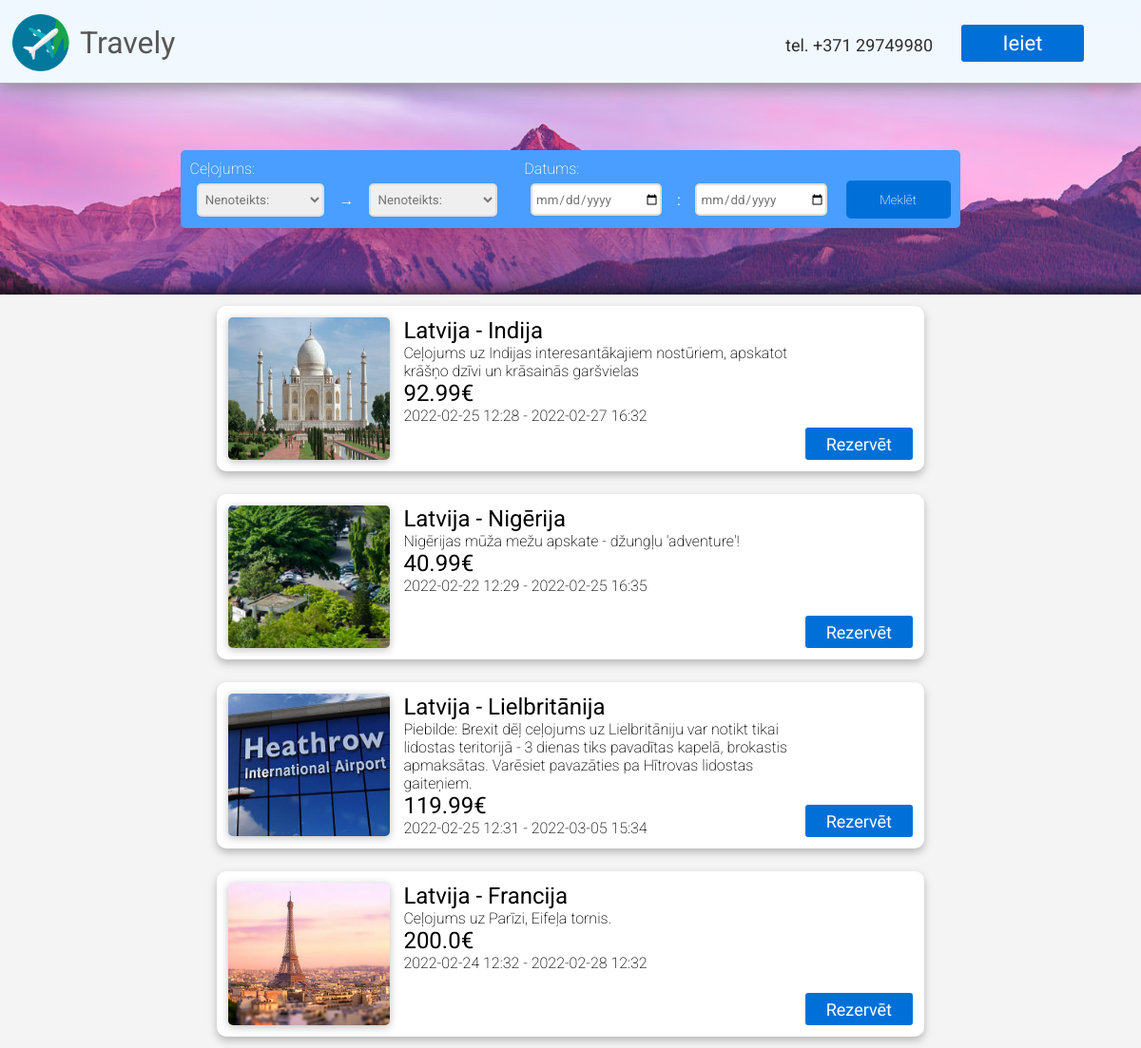
Page /catalogue on the committed database.
### models.py (models this page shows, shortened)
class Trip(db.Model):
    id = db.Column(db.Integer, primary_key=True)
    agency_id = db.Column(db.Integer, db.ForeignKey("agency.id"))
    country_from = db.Column(db.Integer)
    country_to = db.Column(db.Integer)
    date_from = db.Column(db.DateTime)
    date_to = db.Column(db.DateTime)
    description = db.Column(db.String(280))
    cost = db.Column(db.Float)
    ticket_amount = db.Column(db.Integer)
    views = db.Column(db.Integer)
    img_file = db.Column(db.String(20), nullable=False, default='default.jpg')

class Country(db.Model):
    id = db.Column(db.Integer, primary_key=True)
    country = db.Column(db.String(48), nullable=False)
    abbreviation = db.Column(db.String(2), nullable=False)

### main.py (the view)
@app.route('/catalogue')
def celojumi():
    return render_template("catalogue.html", trips = Trip.query.all(), countries = Country.query.all(), is_admin = is_user_admin())

### main.py (called while the page is built)
def is_user_logged():
    try:
        return True if session['user'] != None else False
    except:
        return False

def is_user_admin():
    return True if is_user_logged() and User.query.filter_by(id=session['user']).first().role_id != 0 else False

### templates/catalogue.html (shortened to what this page needs)
{% extends "index.html" %}
{% block content %}
<div id="search-bar-back" class="one-pixel-search-back">
    <div class="catalogue-search-page">
        <div>
            <p>Ceļojums:</p>
            <div>
                <select name="from" id="from">
                    <option value="">Nenoteikts:</option>
                </select>
                →
                <select name="to" id="to">
                    <option value="">Nenoteikts:</option>
                </select>
            </div>
        </div>
        <div>
            <p>Datums:</p>
            <div>
                <input id="from_date" type="date" placeholder="No">
                :
                <input id="to_date" type="date" placeholder="Līdz">
            </div>
        </div>
        <button id="submit-button" class="search-button" type="submit">Meklēt</button>
    </div>
</div>
<div id="catalogue-list">
    {% if trips %}
        {% for trip in trips %}
            <div class="catalogue-list-element">
                <img src="{{ url_for('static', filename='/images/destinations/' + trip.img_file) }}" class="catalogue-list-element-img">
                <div class="catalogue-list-element-text">
                    <h2>
                        {% for country in countries %}
                            {% if country.id == trip.country_from %}
                                {{ country.country }} -
                            {% endif %}
                        {% endfor %}
                        {% for country in countries %}
                            {% if country.id == trip.country_to %}
                                {{ country.country }}
                            {% endif %}
                        {% endfor %}
                    </h2>
                    <p>{{ trip.description }}</p>
                    <h2>{{ trip.cost }}€</h2>
                    <p>{{ trip.date_from.strftime("%Y-%m-%d %H:%M") }} - {{ trip.date_to.strftime("%Y-%m-%d %H:%M") }}</p>
                </div>
                <a href="/reservation/{{ trip.id }}" class="button" id="button-reserve">Rezervēt</a>
            </div>
        {% endfor %}
    {% endif %}
</div>
{% endblock %}

### templates/index.html (shortened to what this page needs)
<!DOCTYPE html>
<html lang="en">
<head>
    <link rel="stylesheet" href="../static/css/stylesheet.css">
</head>
<body>
    <div id="body-wrap">
        <header id="header-main">
            <a href="/" style="margin-left: 1%;"><img id="logo" src="../static/images/png.png" width="60" height="60" /></a>
            <a href="/" id="title">Travely</a>
            <a href="tel:+37129749980" id="number">tel. +371 29749980</h1>
            {% if session['user'] %}
                {% if is_admin %}
                    <a href="/admin" class="button" id="button-admin">admin</a>
                {% endif %}
                <a href="/profile" class="button" id="button-login" style="margin-right: 0.5%;">Profils</a>
                <a href="/logout" class="button" id="button-logout">Izrakstīties</a>
            {% else %}
                <a href="/login" class="button" id="button-login">Ieiet</a>
            {% endif %}
        </header>
        {% block content %}{% endblock %}
    </div>
</body>
</html>

### static/css/stylesheet.css (style rules this page uses)
* { margin:0; padding:0; }
body { font-family: 'Roboto', sans-serif; color:#575757; background-image: linear-gradient(aliceblue, white); background-repeat: no-repeat; }
h2 { font-weight: 400; }
p { font-weight: 200; }
a { text-decoration: none; }
a.button { display: inline-block; color: white !important; text-align: center; font-size: 22px !important; font-family: Thasadith; text-decoration: none; line-height: 42px; font-weight: normal !important; background-color: #0070D8; border-radius: 3px; padding-right: 22px; padding-left: 22px; padding-top: 2px; padding-bottom: 2px; }
#body-wrap { margin-left: auto; margin-right: auto; background-image: linear-gradient(aliceblue, white); background-repeat: no-repeat; max-width: 1919px; }
#logo { margin-top: 15px; margin-left: 1%; src: url(../images/background.png); }
#title { text-decoration: none; color: #575757; margin-left: 1%; vertical-align: text-bottom; font-weight: normal; font-size: 32px; line-height: 90px; }
#number { line-height: 96px; text-align:right; margin-left:auto; margin-right: 30px; font-size: 18px; color: #2e2e2e; }
#button-login { height:35px; width:85px; line-height: 35px; margin-top: 26px; margin-right:5%; border-radius: 3px; }
header { position: relative; display:flex; width: 100%; height: 75px; border-bottom: 1px solid #ADADAD; justify-content: center; box-shadow: 1px 1px 20px rgb(124, 124, 124); padding-bottom: 1%; }
#search-bar-back { display: flex; align-items: center; background-image: url(../images/search_bar_back_main.png); background-repeat: no-repeat; height: 222px; background-position: 50%; box-shadow: inset 0px -30px 20px -30px #000000; }
.catalogue-search-page { display: flex; background-color: rgb(73, 158, 255); width: 800px; margin-left: auto; margin-right: auto; padding: 10px; border-radius: 5px; align-items: flex-end; }
.catalogue-search-page > div { display: flex; justify-content: start; flex-wrap: wrap; }
.catalogue-search-page > div > p { color: white; }
.catalogue-search-page > div > div { display: flex; flex-direction: row; margin-left: 2%; gap: 5%; margin-top: 1%; height: 40px; color: white; align-items: center; }
.catalogue-search-page > div > div > select, .catalogue-search-page > div > div > input { border-radius: 5px; outline: none; border: 2px solid #dfdfdf; color: #757575; height: 30px; padding-left: 1%; font-family: 'Roboto', sans-serif; width: 150px; cursor: pointer; }
.catalogue-search-page > div > div > select { height: 35px; }
.catalogue-search-page > div > div > input::placeholder { color: #c1c2c4; }
.catalogue-search-page > button { border-radius: 5px; outline: none; border: none; background-color: #0070D8; color: white; font-family: 'Roboto', sans-serif; font-weight: 200; width: 15%; height: 40px; cursor: pointer; }
.one-pixel-search-back { margin-left: -1px }
#catalogue-list { background-color: #F4F4F4; max-width: 100%; width: 100%; display: flex; flex-direction: column; }
.catalogue-list-element { background-color: white; color:black; display: flex; flex-wrap: nowrap; flex-direction: row; padding: 1%; border-radius: 10px; gap: 2%; margin: 1%; width: 60%; filter: drop-shadow(0px 4px 4px rgba(0, 0, 0, 0.25)); margin-left: auto; margin-right: auto; }
.catalogue-list-element-img { width: 170px; height: 150px; filter: drop-shadow(0px 2px 4px rgba(0, 0, 0, 0.25)); border-radius: 5px; }
.catalogue-list-element-text { width: 70%; }
#button-reserve { font-size: 18px !important; height:30px; width:70px; line-height: 32px; margin-top: auto; }

### rows in the picture
Trip: img_file (picture), description "Ceļojums uz Indijas interesantākajiem nostūriem, apskatot krāšņo dzīvi un krāsainās garšvielas", cost "92.99", date_from "2022-02-25 12:28", date_to "2022-02-27 16:32"
Country: country "Latvija"
Country: country "Indija"
Trip: img_file (picture), description "Nigērijas mūža mežu apskate - džungļu 'adventure'!", cost "40.99", date_from "2022-02-22 12:29", date_to "2022-02-25 16:35"
Country: country "Nigērija"
Trip: img_file (picture), description "Piebilde: Brexit dēļ ceļojums uz Lielbritāniju var notikt tikai lidostas teritorijā - 3 dienas tiks pavadītas kapelā, brokastis apmaksātas. Varēsiet pavazāties pa Hītrovas lidostas gaiteņiem.", cost "119.99", date_from "2022-02-25 12:31", date_to "2022-03-05 15:34"
Country: country "Lielbritānija"
Trip: img_file (picture), description "Ceļojums uz Parīzi, Eifeļa tornis.", cost "200.0", date_from "2022-02-24 12:32", date_to "2022-02-28 12:32"
Country: country "Francija"
